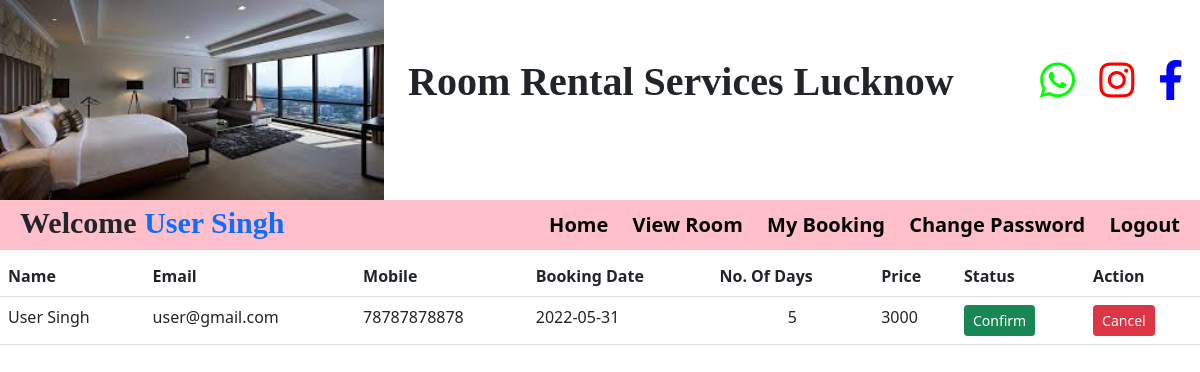
Screenshot of /user_booking (signed in) with the database file from the repository.
### room/models.py (models this page shows)
class Booked(models.Model):
    full_name=models.CharField(max_length=20,null=True)
    email=models.CharField(max_length=20,null=True)
    contact=models.CharField(max_length=20,null=True)
    contact2=models.CharField(max_length=20,null=True)
    bookint_date=models.CharField(max_length=20,null=True)
    days=models.CharField(max_length=20,null=True)
    gender=models.CharField(max_length=20,null=True)
    price=models.CharField(max_length=20,null=True)
    dob=models.CharField(max_length=20,null=True)
    status=models.CharField(max_length=20,null=True)

### room/views.py (the view)
# urls.py: path('user_booking',user_booking,name='user_booking'),
def user_booking(request):
    data = Booked.objects.all()
    d={'data':data}
    return render(request,'user_booking.html',d)

### room/templates/user_booking.html (shortened to what this page needs)
{% include 'user_navigation.html' %}
<table class="table">
    <tr>
        <th>Name</th>
        <th>Email</th>
        <th>Mobile</th>
        <th>Booking Date</th>
        <th>No. Of Days</th>
        <th>Price</th>
        <th>Status</th>
        <th>Action</th>
    </tr>
    {% for i in data %}
    {% if i.email == user.username %}
    <tr>
        <td>{{i.full_name}}</td>
        <td>{{i.email}}</td>
        <td>{{i.contact}}</td>
        <td>{{i.bookint_date}}</td>
        <td align="center">{{i.days}}</td>
        <td>{{i.price}}</td>
        {% if i.status == "Confirm" %}
        <td><a href="" class="btn btn-success btn-sm">{{i.status}}</a></td>
        {% endif %}
        <td><a href="{% url 'cancel_booking' i.id %}" onclick="return confirm('Are you sure?')" class="btn btn-danger btn-sm">Cancel</a></td>
    </tr>
    {% endif %}
    {% endfor %}
</table>

### room/templates/user_navigation.html (shortened to what this page needs)
<!DOCTYPE html>
<html>
<head>
<link rel="stylesheet" href="https://cdn.jsdelivr.net/npm/bootstrap@5.0.2/dist/css/bootstrap.min.css">
<link rel="stylesheet" href="https://cdnjs.cloudflare.com/ajax/libs/font-awesome/5.15.3/css/all.min.css" />
{% load static %}
</head>
<body>
<div class="row">
	<div class="col-4">
		<img class="pic" src="{% static 'images/cc.jpg' %}">
	</div>
	<div class="col-6 aa">
		<label class="lab1">Room Rental Services Lucknow</label>
	</div>
	<div class="col-2">
		<a href="https://web.whatsapp.com/" target="_blank"><i class="fab fa-whatsapp itag" style="color:rgb(0,255,0);"></i></a>
		<a href="https://www.instagram.com/" target="_blank"><i class="fab fa-instagram itag" style="color:red;"></i></a>
		<a href="https://www.facebook.com/" target="_blank"><i class="fab fa-facebook-f itag" style="color: blue;"></i></a>
	</div>
</div>
<nav class="navi">
	<label class="lab2">Welcome <span style="color:green;"><a href="{% url 'edit_profile' %}" style="text-decoration:none;">{{request.user.first_name}} {{request.user.last_name}}</a></span></label>
	<ul class="ull">
		<li class="lii"><a class="aaa" href="{% url 'user_home' %}">Home</a></li>
		<li class="lii"><a class="aaa" href="{% url 'view_room_user' %}">View Room</a></li>
		<li class="lii"><a class="aaa" href="{% url 'user_booking' %}">My Booking</a></li>
		<li class="lii"><a class="aaa" href="{% url 'change_password_user' %}">Change Password</a></li>
		<li class="lii"><a class="aaa" href="{% url 'logout' %}">Logout</a></li>
	</ul>
</nav>
</body>
</html>

### room/templates/user_navigation.html (style rules this page uses)
.pic { height: 200px; width: 100%; }
.lab1 { font-size: 40px; font-weight: bold; font-family: calibery; margin-top: 52px; }
.itag { font-size: 40px; margin-top: 60px; padding-left: 20px; }
.navi { background:pink; height: 50px; }
.ull { float: right; }
.lii { display: inline-block; margin-top: 10px; }
.aaa { text-decoration: none; color: black; font-weight: bold; font-size: 20px; margin-right: 20px; }
.lab2 { font-size: 30px; font-weight: bold; font-family: calibery; margin-left: 20px; }

### rows the page displays
Booked: full_name "User Singh", email "user@gmail.com", contact "78787878878", bookint_date "2022-05-31", days "5", price "3000", status "Confirm"

### other values shown
{{ request.user.first_name }} "User"
{{ request.user.last_name }} "Singh"
